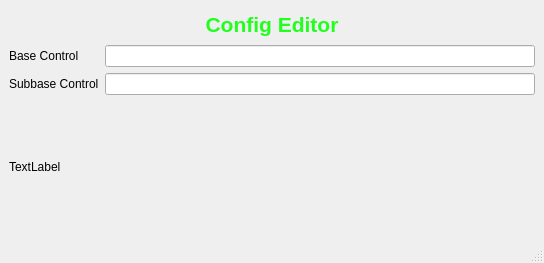
<?xml version="1.0" encoding="UTF-8"?>
<ui version="4.0">
 <class>MainWindow</class>
 <widget class="QMainWindow" name="MainWindow">
  <property name="geometry">
   <rect>
    <x>0</x>
    <y>0</y>
    <width>544</width>
    <height>263</height>
   </rect>
  </property>
  <property name="windowTitle">
   <string>MainWindow</string>
  </property>
  <widget class="QWidget" name="centralwidget">
   <layout class="QGridLayout" name="gridLayout">
    <item row="0" column="0">
     <widget class="QLabel" name="label">
      <property name="sizePolicy">
       <sizepolicy hsizetype="Minimum" vsizetype="Minimum">
        <horstretch>0</horstretch>
        <verstretch>0</verstretch>
       </sizepolicy>
      </property>
      <property name="minimumSize">
       <size>
        <width>0</width>
        <height>30</height>
       </size>
      </property>
      <property name="maximumSize">
       <size>
        <width>16777215</width>
        <height>30</height>
       </size>
      </property>
      <property name="font">
       <font>
        <pointsize>16</pointsize>
        <weight>75</weight>
        <bold>true</bold>
       </font>
      </property>
      <property name="styleSheet">
       <string notr="true">color:rgb(32, 255, 29);</string>
      </property>
      <property name="text">
       <string>Config Editor</string>
      </property>
      <property name="alignment">
       <set>Qt::AlignCenter</set>
      </property>
     </widget>
    </item>
    <item row="1" column="0">
     <layout class="QGridLayout" name="gridLayout_2">
      <item row="0" column="1">
       <widget class="QLineEdit" name="lineEdit"/>
      </item>
      <item row="1" column="1">
       <widget class="QLineEdit" name="lineEdit_2"/>
      </item>
      <item row="0" column="0">
       <widget class="QLabel" name="label_2">
        <property name="text">
         <string>Base Control</string>
        </property>
       </widget>
      </item>
      <item row="1" column="0">
       <widget class="QLabel" name="label_3">
        <property name="text">
         <string>Subbase Control</string>
        </property>
       </widget>
      </item>
      <item row="2" column="0">
       <widget class="QLabel" name="label_4">
        <property name="text">
         <string>TextLabel</string>
        </property>
       </widget>
      </item>
     </layout>
    </item>
   </layout>
  </widget>
  <widget class="QMenuBar" name="menubar">
   <property name="geometry">
    <rect>
     <x>0</x>
     <y>0</y>
     <width>544</width>
     <height>21</height>
    </rect>
   </property>
  </widget>
  <widget class="QStatusBar" name="statusbar"/>
 </widget>
 <resources/>
 <connections/>
</ui>
